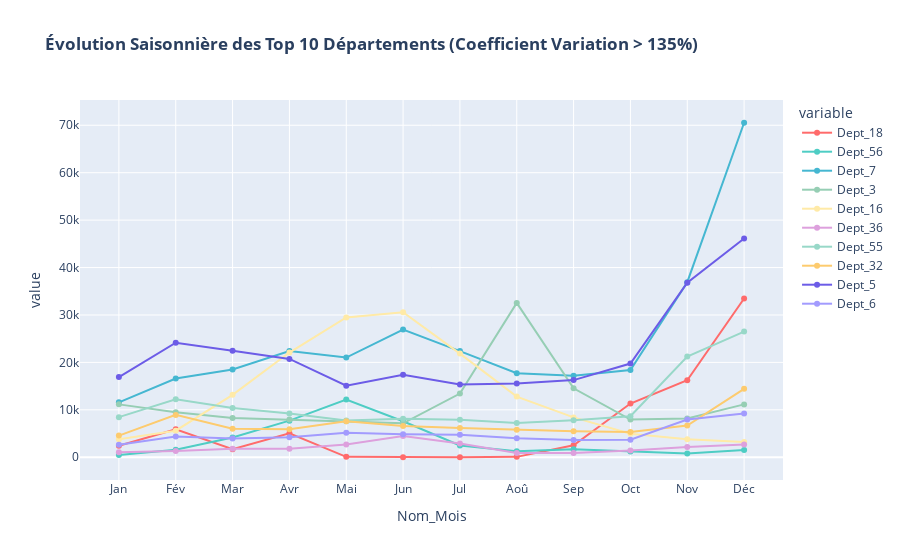

Here is the notebook cell this chart was saved with:
### Markdown cell above
## Graphique temporel des départements

### Code cell
# Graphique temporel pour les top 10 départements saisonniers

# Récupération dynamique de la liste des 10 départements avec plus forte variation saisonnière
query_get_top10 = """
WITH dept_stats AS (
    SELECT 
        sa.Dept,
        ROUND(SUM(CASE WHEN CAST(strftime('%m', sa.Date) as INTEGER) = 12 THEN sa.Weekly_Sales ELSE 0 END) / 
              NULLIF(COUNT(CASE WHEN CAST(strftime('%m', sa.Date) as INTEGER) = 12 THEN 1 END), 0), 2) as CA_Moyen_Hebdo_Decembre,
        ROUND(SUM(sa.Weekly_Sales) / COUNT(*), 2) as CA_Moyen_Hebdo_Annee
    FROM sales sa
    JOIN stores s ON sa.Store = s.Store
    WHERE s.Type = 'A'
    GROUP BY sa.Dept
),
ranked_stats AS (
    SELECT 
        Dept,
        ROW_NUMBER() OVER (ORDER BY (CA_Moyen_Hebdo_Decembre - CA_Moyen_Hebdo_Annee) DESC) as rang_desc
    FROM dept_stats
    WHERE CA_Moyen_Hebdo_Annee IS NOT NULL
)
SELECT Dept
FROM ranked_stats
WHERE rang_desc <= 10
ORDER BY rang_desc;
"""

top_depts_df = pd.read_sql(query_get_top10, conn)
top_depts = top_depts_df['Dept'].tolist()
print("Top 10 des départements utilisés pour le graphique:", top_depts)

# Requête pour récupérer les données temporelles de ces départements
query_top_depts = f"""
WITH dept_monthly AS (
    SELECT 
        Dept,
        CAST(strftime('%m', Date) as INTEGER) as Mois,
        ROUND(SUM(Weekly_Sales) / COUNT(*), 2) as CA_Moyen_Hebdo,
        CASE CAST(strftime('%m', Date) as INTEGER)
            WHEN 1 THEN 'Jan' WHEN 2 THEN 'Fév' WHEN 3 THEN 'Mar'
            WHEN 4 THEN 'Avr' WHEN 5 THEN 'Mai' WHEN 6 THEN 'Jun'
            WHEN 7 THEN 'Jul' WHEN 8 THEN 'Aoû' WHEN 9 THEN 'Sep'
            WHEN 10 THEN 'Oct' WHEN 11 THEN 'Nov' WHEN 12 THEN 'Déc'
        END as Nom_Mois
    FROM sales
    WHERE Dept IN ({','.join(map(str, top_depts))})
    GROUP BY Dept, strftime('%m', Date)
)
SELECT 
    Mois,
    Nom_Mois,
    {','.join([f"SUM(CASE WHEN Dept = {dept} THEN CA_Moyen_Hebdo END) as Dept_{dept}" for dept in top_depts])}
FROM dept_monthly
GROUP BY Mois, Nom_Mois
ORDER BY Mois;
"""

dept_temporal_data = pd.read_sql(query_top_depts, conn)

# Colonnes des départements pour le graphique
dept_columns = [f'Dept_{dept}' for dept in top_depts]

# Palette de couleurs distinctives
colors_depts = [
    '#FF6B6B', '#4ECDC4', '#45B7D1', '#96CEB4', '#FFEAA7',
    '#DDA0DD', '#98D8C8', '#FDCB6E', '#6C5CE7', '#A29BFE'
]

# Création du graphique
fig_depts = px.line(
    dept_temporal_data, 
    x="Nom_Mois", 
    y=dept_columns,
    title="<b>Évolution Saisonnière des Top 10 Départements (Plus forte variation en Décembre - Type A)</b>",
    markers=True,
    color_discrete_sequence=colors_depts
)

fig_depts.show()

### Figure 1 — Plotly figure (JSON) as saved in the notebook; plotly's stock layout.template omitted (floating-point values rounded to 4 significant figures)
{"data": [{"hovertemplate": "variable=Dept_18<br>Nom_Mois=%{x}<br>value=%{y}<extra></extra>", "legendgroup": "Dept_18", "line": {"color": "#FF6B6B", "dash": "solid"}, "marker": {"symbol": "circle"}, "mode": "lines+markers", "name": "Dept_18", "orientation": "v", "showlegend": true, "type": "scatter", "x": ["Jan", "Fév", "Mar", "Avr", "Mai", "Jun", "Jul", "Aoû", "Sep", "Oct", "Nov", "Déc"], "xaxis": "x", "y": [2433.0, 5916.0, 1694.0, 5062.0, 83.23, 2.25, -0.07, 82.52, 2519.0, 11320.0, 16230.0, 33470.0], "yaxis": "y"}, {"hovertemplate": "variable=Dept_56<br>Nom_Mois=%{x}<br>value=%{y}<extra></extra>", "legendgroup": "Dept_56", "line": {"color": "#4ECDC4", "dash": "solid"}, "marker": {"symbol": "circle"}, "mode": "lines+markers", "name": "Dept_56", "orientation": "v", "showlegend": true, "type": "scatter", "x": ["Jan", "Fév", "Mar", "Avr", "Mai", "Jun", "Jul", "Aoû", "Sep", "Oct", "Nov", "Déc"], "xaxis": "x", "y": [453.2, 1566.0, 4169.0, 7718.0, 12170.0, 7598.0, 2484.0, 1247.0, 1701.0, 1200.0, 801.5, 1508.0], "yaxis": "y"}, {"hovertemplate": "variable=Dept_7<br>Nom_Mois=%{x}<br>value=%{y}<extra></extra>", "legendgroup": "Dept_7", "line": {"color": "#45B7D1", "dash": "solid"}, "marker": {"symbol": "circle"}, "mode": "lines+markers", "name": "Dept_7", "orientation": "v", "showlegend": true, "type": "scatter", "x": ["Jan", "Fév", "Mar", "Avr", "Mai", "Jun", "Jul", "Aoû", "Sep", "Oct", "Nov", "Déc"], "xaxis": "x", "y": [11580.0, 16610.0, 18520.0, 22380.0, 21020.0, 26940.0, 22380.0, 17710.0, 17170.0, 18410.0, 36910.0, 70530.0], "yaxis": "y"}, {"hovertemplate": "variable=Dept_3<br>Nom_Mois=%{x}<br>value=%{y}<extra></extra>", "legendgroup": "Dept_3", "line": {"color": "#96CEB4", "dash": "solid"}, "marker": {"symbol": "circle"}, "mode": "lines+markers", "name": "Dept_3", "orientation": "v", "showlegend": true, "type": "scatter", "x": ["Jan", "Fév", "Mar", "Avr", "Mai", "Jun", "Jul", "Aoû", "Sep", "Oct", "Nov", "Déc"], "xaxis": "x", "y": [11150.0, 9464.0, 8297.0, 7962.0, 7584.0, 7149.0, 13440.0, 32550.0, 14530.0, 7953.0, 8185.0, 11140.0], "yaxis": "y"}, {"hovertemplate": "variable=Dept_16<br>Nom_Mois=%{x}<br>value=%{y}<extra></extra>", "legendgroup": "Dept_16", "line": {"color": "#FFEAA7", "dash": "solid"}, "marker": {"symbol": "circle"}, "mode": "lines+markers", "name": "Dept_16", "orientation": "v", "showlegend": true, "type": "scatter", "x": ["Jan", "Fév", "Mar", "Avr", "Mai", "Jun", "Jul", "Aoû", "Sep", "Oct", "Nov", "Déc"], "xaxis": "x", "y": [3797.0, 5598.0, 13160.0, 22080.0, 29490.0, 30590.0, 21860.0, 12790.0, 8400.0, 4942.0, 3778.0, 3191.0], "yaxis": "y"}, {"hovertemplate": "variable=Dept_36<br>Nom_Mois=%{x}<br>value=%{y}<extra></extra>", "legendgroup": "Dept_36", "line": {"color": "#DDA0DD", "dash": "solid"}, "marker": {"symbol": "circle"}, "mode": "lines+markers", "name": "Dept_36", "orientation": "v", "showlegend": true, "type": "scatter", "x": ["Jan", "Fév", "Mar", "Avr", "Mai", "Jun", "Jul", "Aoû", "Sep", "Oct", "Nov", "Déc"], "xaxis": "x", "y": [1033.0, 1299.0, 1771.0, 1809.0, 2712.0, 4495.0, 2889.0, 898.1, 901.7, 1401.0, 2163.0, 2671.0], "yaxis": "y"}, {"hovertemplate": "variable=Dept_55<br>Nom_Mois=%{x}<br>value=%{y}<extra></extra>", "legendgroup": "Dept_55", "line": {"color": "#98D8C8", "dash": "solid"}, "marker": {"symbol": "circle"}, "mode": "lines+markers", "name": "Dept_55", "orientation": "v", "showlegend": true, "type": "scatter", "x": ["Jan", "Fév", "Mar", "Avr", "Mai", "Jun", "Jul", "Aoû", "Sep", "Oct", "Nov", "Déc"], "xaxis": "x", "y": [8459.0, 12230.0, 10400.0, 9236.0, 7769.0, 8140.0, 7908.0, 7219.0, 7823.0, 8632.0, 21230.0, 26490.0], "yaxis": "y"}, {"hovertemplate": "variable=Dept_32<br>Nom_Mois=%{x}<br>value=%{y}<extra></extra>", "legendgroup": "Dept_32", "line": {"color": "#FDCB6E", "dash": "solid"}, "marker": {"symbol": "circle"}, "mode": "lines+markers", "name": "Dept_32", "orientation": "v", "showlegend": true, "type": "scatter", "x": ["Jan", "Fév", "Mar", "Avr", "Mai", "Jun", "Jul", "Aoû", "Sep", "Oct", "Nov", "Déc"], "xaxis": "x", "y": [4565.0, 8930.0, 6010.0, 5916.0, 7575.0, 6583.0, 6155.0, 5783.0, 5462.0, 5318.0, 6688.0, 14430.0], "yaxis": "y"}, {"hovertemplate": "variable=Dept_5<br>Nom_Mois=%{x}<br>value=%{y}<extra></extra>", "legendgroup": "Dept_5", "line": {"color": "#6C5CE7", "dash": "solid"}, "marker": {"symbol": "circle"}, "mode": "lines+markers", "name": "Dept_5", "orientation": "v", "showlegend": true, "type": "scatter", "x": ["Jan", "Fév", "Mar", "Avr", "Mai", "Jun", "Jul", "Aoû", "Sep", "Oct", "Nov", "Déc"], "xaxis": "x", "y": [16900.0, 24150.0, 22450.0, 20720.0, 15090.0, 17390.0, 15330.0, 15530.0, 16260.0, 19760.0, 36810.0, 46130.0], "yaxis": "y"}, {"hovertemplate": "variable=Dept_6<br>Nom_Mois=%{x}<br>value=%{y}<extra></extra>", "legendgroup": "Dept_6", "line": {"color": "#A29BFE", "dash": "solid"}, "marker": {"symbol": "circle"}, "mode": "lines+markers", "name": "Dept_6", "orientation": "v", "showlegend": true, "type": "scatter", "x": ["Jan", "Fév", "Mar", "Avr", "Mai", "Jun", "Jul", "Aoû", "Sep", "Oct", "Nov", "Déc"], "xaxis": "x", "y": [2650.0, 4379.0, 3944.0, 4198.0, 5147.0, 4829.0, 4758.0, 3980.0, 3635.0, 3685.0, 7941.0, 9237.0], "yaxis": "y"}], "layout": {"legend": {"title": {"text": "variable"}, "tracegroupgap": 0}, "title": {"text": "<b>Évolution Saisonnière des Top 10 Départements (Coefficient Variation > 135%)</b>"}, "xaxis": {"anchor": "y", "domain": [0, 1], "title": {"text": "Nom_Mois"}}, "yaxis": {"anchor": "x", "domain": [0, 1], "title": {"text": "value"}}}}
